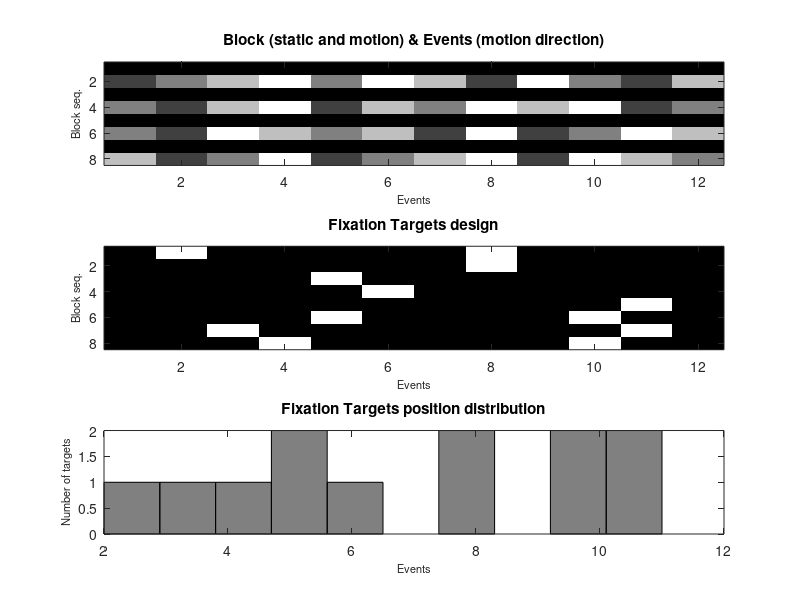
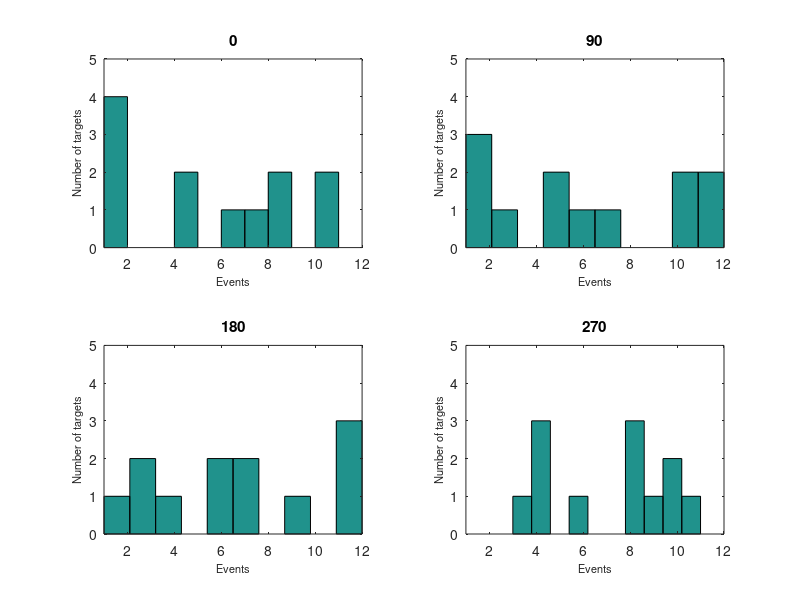

Here is the MATLAB script that generated these plots, in order:
function [cfg] = expDesign(cfg, displayFigs)
    % Creates the sequence of blocks and the events in them
    %
    % The conditions are consecutive static and motion blocks (Gives better results than randomised).
    %
    % EVENTS
    % The numEventsPerBlock should be a multiple of the number of "base"
    % listed in the motionDirections and staticDirections (4 at the moment).
    %
    % Pseudorandomization rules:
    % (1) Directions are all present in random orders in `numEventsPerBlock/nDirections`
    % consecutive chunks. This evenly distribute the directions across the
    % block.
    % (2) No same consecutive direction
    %
    %
    % TARGETS
    %
    % Pseudorandomization rules:
    % (1) If there are 2 targets per block we make sure that they are at least 2
    % events apart.
    % (2) Targets cannot be on the first or last event of a block.
    % (3) Targets can not be present more than 2 times in the same event
    % position across blocks.
    %
    % Input:
    % - cfg: parameters returned by setParameters
    % - displayFigs: a boolean to decide whether to show the basic design
    % matrix of the design
    %
    % Output:
    % - ExpParameters.designBlockNames = cell array (nr_blocks, 1) with the
    % name for each block
    %
    % - cfg.designDirections = array (nr_blocks, numEventsPerBlock)
    % with the direction to present in a given block
    % - 0 90 180 270 indicate the angle
    % - -1 indicates static
    %
    % - cfg.designSpeeds = array (nr_blocks, numEventsPerBlock) * speedEvent;
    %
    % - cfg.designFixationTargets = array (nr_blocks, numEventsPerBlock)
    % showing for each event if it should be accompanied by a target
    %
    
    
    %% Check inputs
    
    % Set to 1 for a visualtion of the trials design order
    if nargin < 2 || isempty(displayFigs)
        displayFigs = 0;
    end
    
    % Set variables here for a dummy test of this function
    if nargin < 1 || isempty(cfg)
        cfg.design.names = {'static'; 'motion'};
        cfg.design.nbRepetitions = 4;
        cfg.design.nbEventsPerBlock = 12;
        cfg.dot.speedPixPerFrame = 4;
        cfg.target.maxNbPerBlock = 2;
        displayFigs = 1;
    end
    
    [NB_BLOCKS, NB_REPETITIONS, NB_EVENTS_PER_BLOCK, MAX_TARGET_PER_BLOCK] = getInput(cfg);
    [~, staticIndex, motionIndex] = assignConditions(cfg);
    
    RANGE_TARGETS = [1 MAX_TARGET_PER_BLOCK];
    targetPerCondition = repmat(RANGE_TARGETS, 1, NB_REPETITIONS/2);
    
    numTargetsForEachBlock = zeros(1, NB_BLOCKS);
    numTargetsForEachBlock(staticIndex) = shuffle(targetPerCondition);
    numTargetsForEachBlock(motionIndex) = shuffle(targetPerCondition);
    
    %% Give the blocks the names with condition and design the task in each event
    while 1
        
        fixationTargets = zeros(NB_BLOCKS, NB_EVENTS_PER_BLOCK);
        
        for iBlock = 1:NB_BLOCKS
            
            % Set target
            % - if there are 2 targets per block we make sure that they are at least
            % 2 events apart
            % - targets cannot be on the first or last event of a block
            % - no more than 2 target in the same event order
            
            chosenTarget = [];
            
            tmpTarget = numTargetsForEachBlock(iBlock);
            
            switch tmpTarget
                
                case 1
                    
                    chosenTarget = randsample(2:NB_EVENTS_PER_BLOCK - 1, tmpTarget, false);
                    
                case 2
                    
                    targetDifference = 0;
                    
                    while any(targetDifference <= 2)
                        chosenTarget = randsample(2:NB_EVENTS_PER_BLOCK - 1, tmpTarget, false);
                        targetDifference = diff(chosenTarget);
                    end
                    
            end
            
            fixationTargets(iBlock, chosenTarget) = 1;
            
        end
        
        % Check rule 3
        if max(sum(fixationTargets)) < 3
            break
        end
        
    end
    
    %% Now we do the easy stuff
    cfg.design.blockNames = assignConditions(cfg);
    
    cfg.design.nbBlocks = NB_BLOCKS;
    
    cfg = setDirections(cfg);
    
    speeds = ones(NB_BLOCKS, NB_EVENTS_PER_BLOCK) * cfg.dot.speedPixPerFrame;
    cfg.design.speeds = speeds;
    
    cfg.design.fixationTargets = fixationTargets;

    
    %% Plot
    diplayDesign(cfg, displayFigs)
    
end

function cfg = setDirections(cfg)
    
    % CONSTANTS
    % Set directions for static and motion condition
    MOTION_DIRECTIONS = [0 90 180 270];
    STATIC_DIRECTIONS = [-1 -1 -1 -1];
    
    [NB_BLOCKS, NB_REPETITIONS, NB_EVENTS_PER_BLOCK] = getInput(cfg);
    
    [~, staticIndex, motionIndex] = assignConditions(cfg);
    
    if mod(NB_EVENTS_PER_BLOCK, length(MOTION_DIRECTIONS)) ~= 0
        error('Number of events/block not a multiple of number of motion/static direction');
    end
    
    % initialize
    directions = zeros(NB_BLOCKS, NB_EVENTS_PER_BLOCK);
    
    % Create a vector for the static condition
    static_directions = repmat( ...
        STATIC_DIRECTIONS, ...
        1, NB_EVENTS_PER_BLOCK / length(STATIC_DIRECTIONS));
    
    for iMotionBlock = 1:NB_REPETITIONS
        
        % Check that we never have twice the same direction
        while 1
            tmp = [ ...
                shuffle(MOTION_DIRECTIONS), ...
                shuffle(MOTION_DIRECTIONS), ...
                shuffle(MOTION_DIRECTIONS)];
            
            if ~any(diff(tmp,[],2)==0)
                break
            end
        end
        
        % Set motion direction and static order
        directions(motionIndex(iMotionBlock), :) = tmp;
        directions(staticIndex(iMotionBlock), :) = static_directions;
        
    end
    
    cfg.design.directions = directions;
    
end

function [nbBlocks, nbRepet, nbEventsBlock, maxTargBlock] = getInput(cfg)
    nbRepet = cfg.design.nbRepetitions;
    nbEventsBlock = cfg.design.nbEventsPerBlock;
    maxTargBlock = cfg.target.maxNbPerBlock;
    nbBlocks = length(cfg.design.names) * nbRepet;
end

function [condition, staticIndex, motionIndex] = assignConditions(cfg)
    
    [~, nbRepet] = getInput(cfg);
    
    condition = repmat(cfg.design.names, nbRepet, 1);
    
    % Get the index of each condition
    staticIndex = find(strcmp(condition, 'static'));
    motionIndex = find(strcmp(condition, 'motion'));
    
end

function shuffled = shuffle(unshuffled)
    % in case PTB is not in the path
    try
        shuffled = Shuffle(unshuffled);
    catch
        shuffled = unshuffled(randperm(length(unshuffled)));
    end
end

function diplayDesign(cfg, displayFigs)
    
    %% Visualize the design matrix
    if displayFigs
        
        close all

        figure(1);
        
        % Shows blocks (static and motion) and events (motion direction) order
        directions = cfg.design.directions;
        directions(directions == -1) = -90;
        
        subplot(3, 1, 1);
        imagesc(directions);
        
        labelAxesBlock();
        
        caxis([-90 - 37, 270 + 37]);
        myColorMap = lines(5);
        colormap(myColorMap);
        
        title('Block (static and motion) & Events (motion direction)');
        
        % Shows the fixation targets design in each event (1 or 0)
        fixationTargets = cfg.design.fixationTargets;
        
        subplot(3, 1, 2);
        imagesc(fixationTargets);
        labelAxesBlock();
        title('Fixation Targets design');
        colormap(gray);
        
        % Shows the fixation targets position distribution in the block across
        % the experimet
        [~, itargetPosition] = find(fixationTargets == 1);
        
        subplot(3, 1, 3);
        hist(itargetPosition);
        labelAxesFreq();
        title('Fixation Targets position distribution');
        
        
        figure(2);
        
        MOTION_DIRECTIONS = [0 90 180 270];
        
        for iMotion = 1:length(MOTION_DIRECTIONS)
            
            [~, position] = find(directions == MOTION_DIRECTIONS(iMotion));
            
            subplot(2, 2, iMotion);
            hist(position);
            scaleAxes();
            labelAxesFreq();
            title(num2str(MOTION_DIRECTIONS(iMotion)));
            
        end
                

    end
    
end

function labelAxesBlock()
    % an old viking saying because they really cared about their axes
    ylabel('Block seq.', 'Fontsize', 8);
    xlabel('Events', 'Fontsize', 8);
end

function labelAxesFreq()
    % an old viking saying because they really cared about their axes
    ylabel('Number of targets', 'Fontsize', 8);
    xlabel('Events', 'Fontsize', 8);
end

function scaleAxes()
    xlim([1 12]);
    ylim([0 5]);
end
